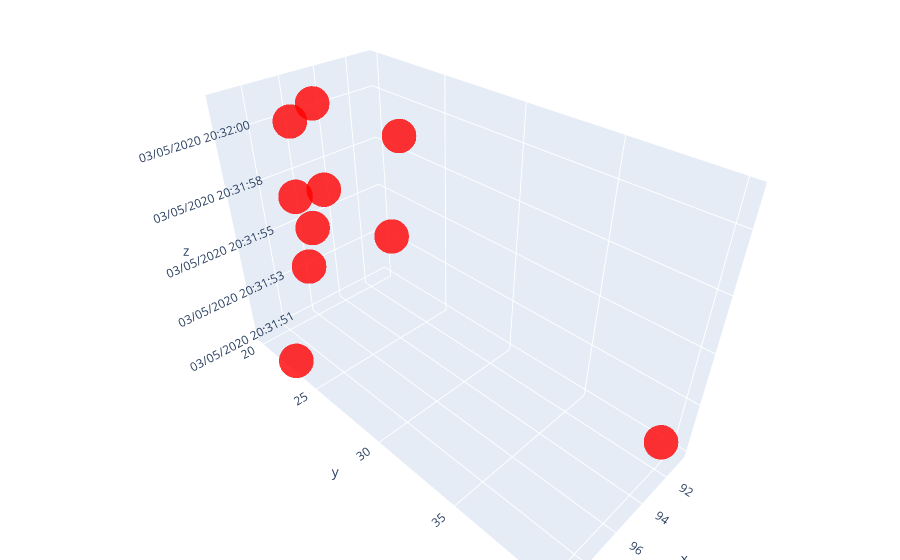

Here is the notebook cell this chart was saved with:
### Code cell
df_bar_data = df_new_data

x = df_bar_data['light']
y = df_bar_data['temperature']
z = df_bar_data['datetime']

trace1 = go.Scatter3d(
    x=x,
    y=y,
    z=z,
    mode='markers',
    marker=dict(
    size=12,
    color='#ff0000',
    colorscale='Viridis',
    opacity=0.8),
)

data = [trace1]
layout = go.Layout(
    margin=dict(
    l=0,
    r=0,
    b=0,
    t=0)
)

fig = go.Figure(data=data, layout=layout)
iplot(fig, filename='3d-data-plot')

### Figure 1 — Plotly figure (JSON) as saved in the notebook; plotly's stock layout.template omitted (floating-point values rounded to 4 significant figures)
{"data": [{"marker": {"color": "#ff0000", "colorscale": [[0, "#440154"], [0.1111, "#482878"], [0.2222, "#3e4989"], [0.3333, "#31688e"], [0.4444, "#26828e"], [0.5556, "#1f9e89"], [0.6667, "#35b779"], [0.7778, "#6ece58"], [0.8889, "#b5de2b"], [1, "#fde725"]], "opacity": 0.8, "size": 12}, "mode": "markers", "type": "scatter3d", "x": [99.5, 92.09, 90.68, 97.23, 96.12, 94.69, 97.65, 91.6, 96.38, 96.41], "y": [22.84, 40, 20.61, 21.7, 20.76, 20.06, 22.1, 22.81, 20.45, 22.6], "z": ["03/05/2020 20:31:51", "03/05/2020 20:31:52", "03/05/2020 20:31:53", "03/05/2020 20:31:54", "03/05/2020 20:31:55", "03/05/2020 20:31:57", "03/05/2020 20:31:58", "03/05/2020 20:31:59", "03/05/2020 20:32:00", "03/05/2020 20:32:01"]}], "layout": {"margin": {"b": 0, "l": 0, "r": 0, "t": 0}}}
